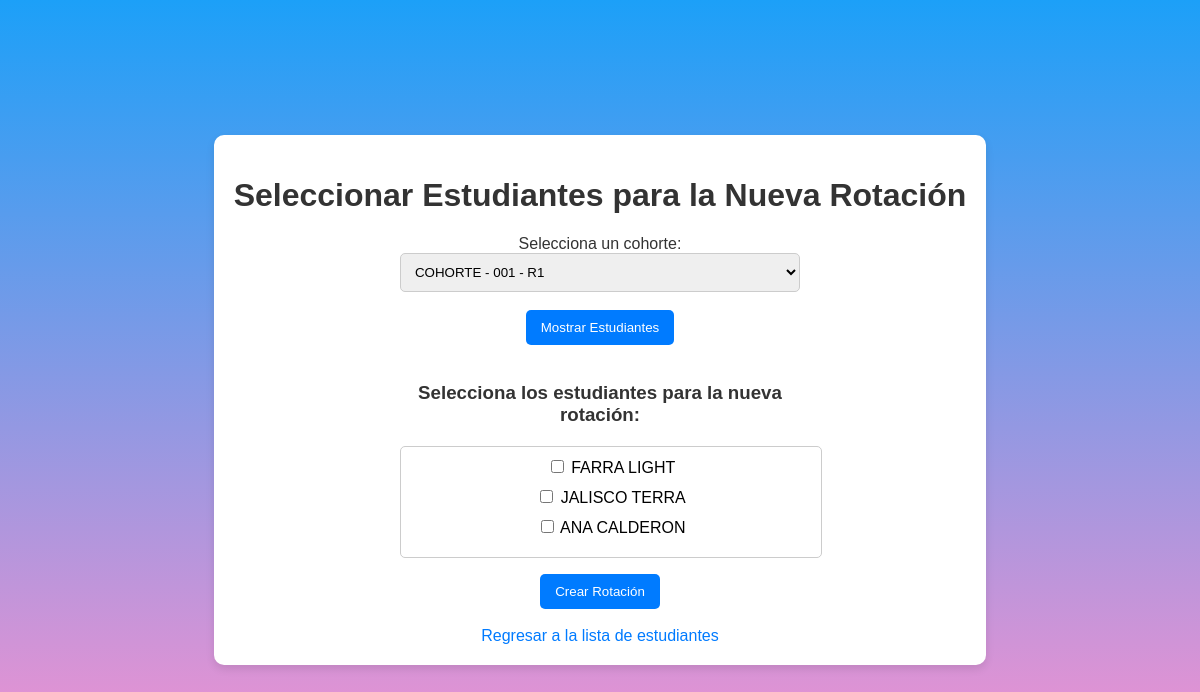
Before: /select_rotation_students?cohort_id=1 (signed in) with the older database file.
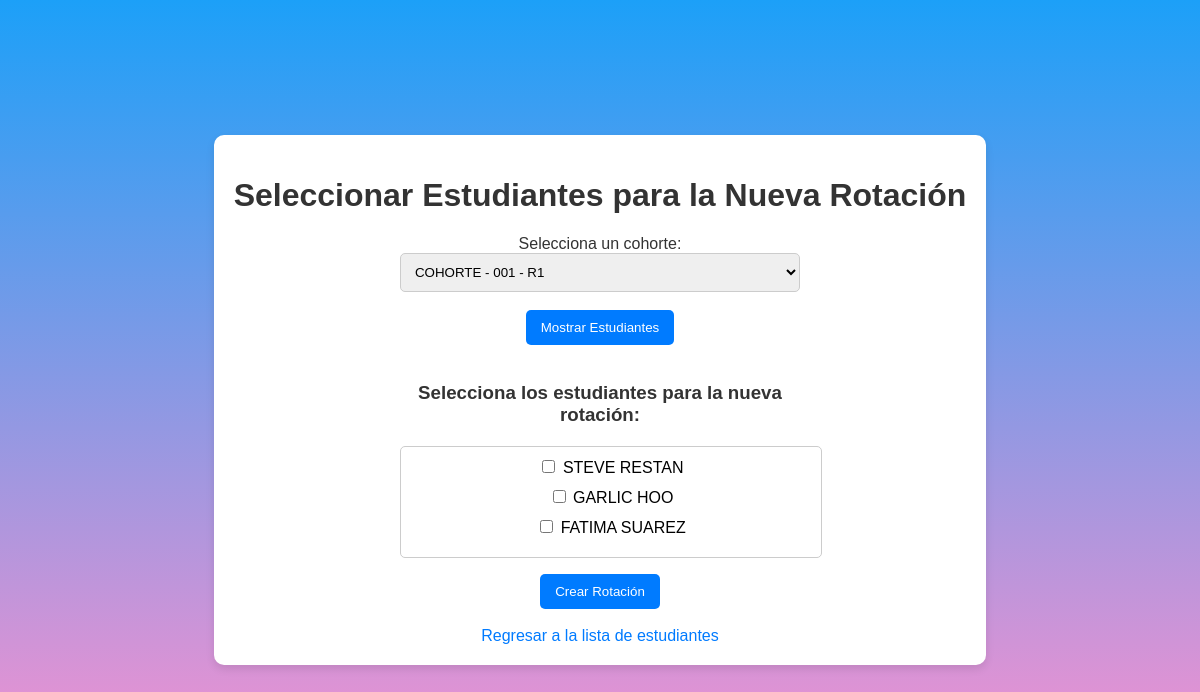
After: the same page with the newer database file.
### models.py (models this page shows, shortened)
class BaseModel(db.Model):
    __abstract__ = True
    created_at = db.Column(db.DateTime, default=current_time_in_bogota)
    updated_at = db.Column(
        db.DateTime, default=current_time_in_bogota, onupdate=current_time_in_bogota
    )
    created_by = db.Column(db.String(50), nullable=True)
    modified_by = db.Column(db.String(50), nullable=True)

class Student(BaseModel):
    __tablename__ = "student"
    id = db.Column(db.Integer, primary_key=True)
    identification = db.Column(db.String(20), nullable=False, unique=True)
    tipo_identificacion = db.Column(db.String(2), nullable=False)  # Nuevo campo
    full_name = db.Column(db.String(50), nullable=False)
    sexo = db.Column(db.String(10), nullable=False)  # New field
    telefono = db.Column(db.String(20), nullable=True)  # New field
    direccion_residencia = db.Column(db.String(255), nullable=True)  # New field
    is_active = db.Column(db.Boolean, default=True)
    universidad_id = db.Column(
        db.Integer, db.ForeignKey("universidad.id"), nullable=True
    )
    especializacion_id = db.Column(db.Integer, db.ForeignKey("especializacion.id"), nullable=True)
    universidad = db.relationship("Universidad", back_populates="students")
    cohort_id = db.Column(db.Integer, db.ForeignKey("cohort.id"), nullable=False)
    cohort = db.relationship("Cohort", back_populates="students")
    grades = db.relationship(
        "Grade", back_populates="student", cascade="all, delete-orphan"
    )
    especializacion = db.relationship("Especializacion", back_populates="students")

### app.py (the view, shortened to what this page needs)
@app.route("/select_rotation_students", methods=["GET", "POST"])
@login_required
def select_rotation_students():
    cohorts = Cohort.query.filter_by(teacher_id=current_user.id).all()
    cohort_id = request.args.get("cohort_id")
    students = []
    if cohort_id:
        students = Student.query.filter_by(cohort_id=cohort_id).all()
    return render_template("select_rotation_students.html", cohorts=cohorts, students=students, cohort_id=cohort_id)

### app.py (called while the page is built)
@login_manager.user_loader
def load_user(user_id):
    return User.query.get(int(user_id))

### templates/select_rotation_students.html (shortened to what this page needs)
<!DOCTYPE html>
<html lang="es">
<head>
</head>
<body>
    <div class="container">
        <h1>Seleccionar Estudiantes para la Nueva Rotación</h1>
        <form method="get" action="{{ url_for('select_rotation_students') }}">
            <label for="cohort_selection">Selecciona un cohorte:</label>
            <select name="cohort_id" id="cohort_selection">
                {% for cohort in cohorts %}
                <option value="{{ cohort.id }}">{{ cohort.name }}</option>
                {% endfor %}
            </select>
            <br><br>
            <input type="submit" value="Mostrar Estudiantes">
        </form>
        <br>
        {% if students %}
        <form method="post">
            <h3>Selecciona los estudiantes para la nueva rotación:</h3>
            <ul>
                {% for student in students %}
                <li>
                    <input type="checkbox" name="student_selection" value="{{ student.id }}">
                    {{ student.full_name }}
                </li>
                {% endfor %}
            </ul>
            <input type="submit" value="Crear Rotación">
        </form>
        {% endif %}
        <br>
        <a href="{{ url_for('view_students') }}">Regresar a la lista de estudiantes</a>
    </div>
</body>
</html>

### templates/select_rotation_students.html (style rules this page uses)
body { background: linear-gradient(to bottom, #1ca0f8, #fc91cf); font-family: Arial, sans-serif; margin: 0; padding: 0; display: flex; flex-direction: column; align-items: center; justify-content: center; min-height: 100vh; }
.container { background-color: white; padding: 20px; border-radius: 10px; box-shadow: 0 4px 8px rgba(0, 0, 0, 0.1); text-align: center; }
h1 { color: #333; }
label, h3 { color: #333; margin-bottom: 20px; }
form { max-width: 400px; margin-left: auto; margin-right: auto; }
select, ul { width: 100%; padding: 10px; border: 1px solid #ccc; border-radius: 5px; }
li { list-style-type: none; margin-bottom: 10px; }
input[type="submit"] { background-color: #007BFF; color: white; padding: 10px 15px; border-radius: 5px; border: none; cursor: pointer; }
a { color: #007BFF; text-decoration: none; }

Changed rows visible on the page:
removed Student: full_name "FARRA LIGHT"
removed Student: full_name "JALISCO TERRA"
removed Student: full_name "ANA CALDERON"
added Student: full_name "STEVE RESTAN"
added Student: full_name "GARLIC HOO"
added Student: full_name "FATIMA SUAREZ"
